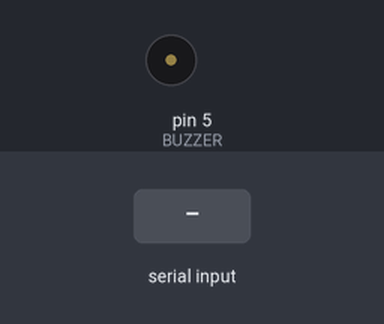
The sketch below on a simulated Arduino Uno, built with avr-gcc and run on an emulated ATmega328P. On the bench: buzzer (waves = sounding). The test bench sets the inputs (shaded band).

Above: at 1.2 s.
1.3 s: "c" received over Serial
At 1.54 s:
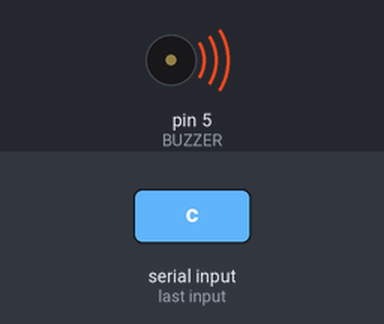
Timing chart, 0 to 4.3 s (numbered marks = the images above; inputs shaded):
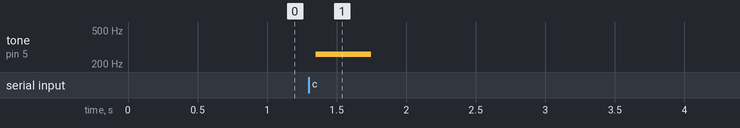

Measured:
- after the input at 1.3 s, tone on pin 5 (BUZZER): silent → 260 Hz after 0.05 s, → silent 0.40 s later

The sketch:

sketch_oct12a.ino
```cpp
#define BUZZER 5
#define tc 1915
#define td 1700
#define te 1519
#define tf 1432
#define tg 1275
#define ta 1136
#define tb 1014
#define tC 956
//{tc, td, te, tf, tg, ta, tb, tC};
short octave[] = {1915, 1700, 1519, 1432, 1275, 1136, 1014, 956};
short freq[] {261, 277, 293, 311, 329, 349, 369, 392};

void playNote(int note){

  int duration = 100;
  while (duration--) {
    digitalWrite(BUZZER, HIGH);
    delayMicroseconds(octave[note]);

    digitalWrite(BUZZER, LOW);
    delayMicroseconds(octave[note]);
  }
  }

void setup() {
  // put your setup code here, to run once:
  Serial.begin(9600);
  pinMode(BUZZER ,OUTPUT);
}

void loop() {
  char ch;
  if (Serial.available()) {
    ch = Serial.read();
    switch (ch){
      case 'c' : playNote(0);;break;
      case 'd' : playNote(1);;break;
      case 'e' : playNote(2);;break;
      case 'f' : playNote(3);;break;
      case 'g' : playNote(4);;break;
      case 'a' : playNote(5);;break;
      case 'b' : playNote(6);;break;
      case 'C' : playNote(7);;break;
      case ' ' : delay(5);
    }
  }  }
```
